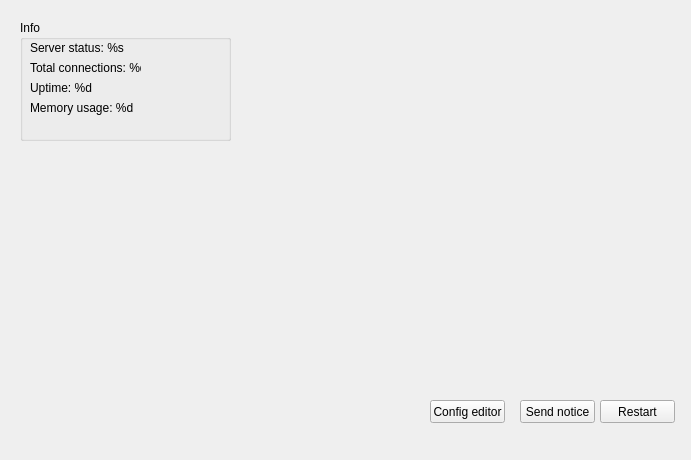
<?xml version="1.0" encoding="UTF-8"?>
<ui version="4.0">
 <class>MainTab</class>
 <widget class="QWidget" name="MainTab">
  <property name="geometry">
   <rect>
    <x>0</x>
    <y>0</y>
    <width>691</width>
    <height>460</height>
   </rect>
  </property>
  <property name="windowTitle">
   <string>Form</string>
  </property>
  <widget class="QGroupBox" name="groupBox">
   <property name="geometry">
    <rect>
     <x>20</x>
     <y>20</y>
     <width>211</width>
     <height>121</height>
    </rect>
   </property>
   <property name="title">
    <string>Info</string>
   </property>
   <widget class="QLabel" name="ServerStatusLabel">
    <property name="geometry">
     <rect>
      <x>10</x>
      <y>20</y>
      <width>111</width>
      <height>16</height>
     </rect>
    </property>
    <property name="text">
     <string>Server status: %s</string>
    </property>
   </widget>
   <widget class="QLabel" name="MemUsageLabel">
    <property name="geometry">
     <rect>
      <x>10</x>
      <y>80</y>
      <width>111</width>
      <height>16</height>
     </rect>
    </property>
    <property name="text">
     <string>Memory usage: %d</string>
    </property>
   </widget>
   <widget class="QLabel" name="ClientNumberLabel">
    <property name="geometry">
     <rect>
      <x>10</x>
      <y>40</y>
      <width>111</width>
      <height>16</height>
     </rect>
    </property>
    <property name="text">
     <string>Total connections: %d</string>
    </property>
   </widget>
   <widget class="QLabel" name="UptimeLabel">
    <property name="geometry">
     <rect>
      <x>10</x>
      <y>60</y>
      <width>111</width>
      <height>16</height>
     </rect>
    </property>
    <property name="text">
     <string>Uptime: %d</string>
    </property>
   </widget>
  </widget>
  <widget class="QPushButton" name="RestartBtn">
   <property name="geometry">
    <rect>
     <x>600</x>
     <y>400</y>
     <width>75</width>
     <height>23</height>
    </rect>
   </property>
   <property name="text">
    <string>Restart</string>
   </property>
  </widget>
  <widget class="QPushButton" name="ConfigEditorBtn">
   <property name="geometry">
    <rect>
     <x>430</x>
     <y>400</y>
     <width>75</width>
     <height>23</height>
    </rect>
   </property>
   <property name="text">
    <string>Config editor</string>
   </property>
  </widget>
  <widget class="QPushButton" name="SendNoticeBtn">
   <property name="geometry">
    <rect>
     <x>520</x>
     <y>400</y>
     <width>75</width>
     <height>23</height>
    </rect>
   </property>
   <property name="text">
    <string>Send notice</string>
   </property>
  </widget>
 </widget>
 <resources/>
 <connections/>
</ui>
